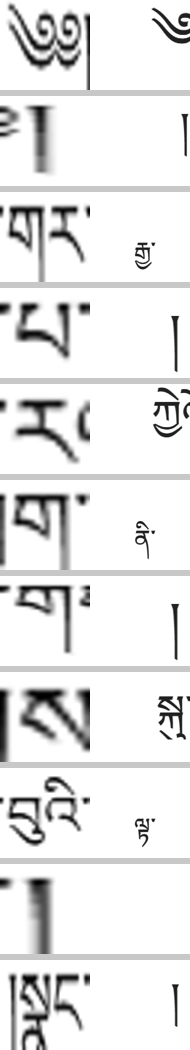
%> input picture scratch/alignment_spotcheck_v2.png, 190 x 1050 px
$ octave --eval "result = augment_glyph_old(imread('../alignment_spotcheck_v2.png'));"   (GNU Octave 9; MATLAB toolbox functions it lacks are replaced by stand-ins)
%> lines starting %> are read from the running program, lines starting %| are printed output that depends on the picture; in (x1, y1, x2, y2) boxes, pixels count from 0 and x2, y2 are one past the last pixel; in counts of white or black regions, pixels touching at a corner belong together; the program's own positions count from 1
function out = augment_glyph_old(img)
%AUGMENT_GLYPH Random augmentation of one glyph crop for contrastive
%learning: small rotation, translation, scale jitter, and stroke-width
%(erosion/dilation) jitter, chosen to mimic the kinds of variation real
%scan noise actually produces (slightly bolder/fainter ink, imprecise
%crop boundaries, minor skew) without changing the glyph's identity.
%
%   IMG is HxW, double, in [0,1] with background ~1 (light) and ink ~0
%   (dark), matching load_crop_dataset's convention.

[h, w] = size(img);
%> h = 1050; w = 190

% Work in "ink-positive" space (background=0, ink=1) so every geometric
% transform below can fill exposed edges with 0 and get a correct white
% background, instead of the black corners a fill of 0 would produce in
% the original background=1 convention.
ink = 1 - img;
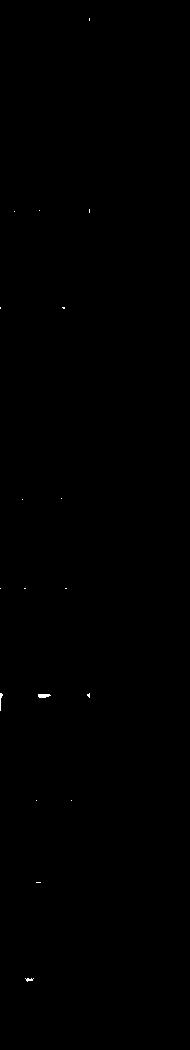
%> ink: size 1050x190 uint8; values 0 (black) and 1 (white), 0.06% white in thin lines or dots, all inside (x1, y1, x2, y2) = (0, 18, 90, 982)

% Small rotation.
angle = (rand() - 0.5) * 16; % +/- 8 deg
ink = imrotate(ink, angle, 'bilinear', 'crop');
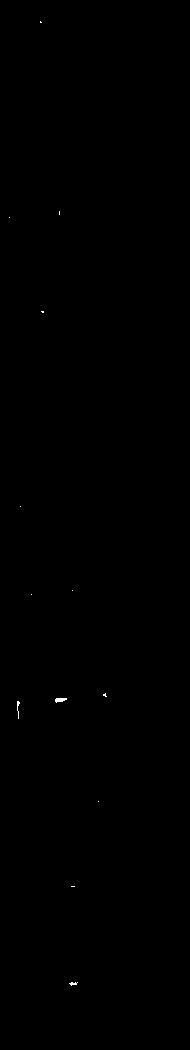
%> ink: size 1050x190 uint8; values 0 (black) and 1 (white), 0.06% white in thin lines or dots, all inside (x1, y1, x2, y2) = (9, 21, 107, 986)

% Small translation.
dx = (rand() - 0.5) * 0.15 * w;
dy = (rand() - 0.5) * 0.15 * h;
ink = imtranslate(ink, [dx, dy], 'FillValues', 0);
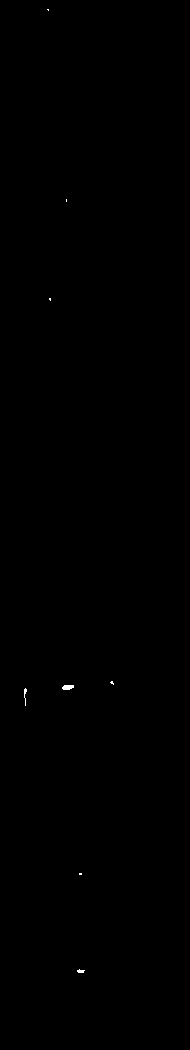
%> ink: size 1050x190 uint8; values 0 (black) and 1 (white), 0.06% white; 8 white regions (5 under 20 px), largest, box (x1, y1, x2, y2) and area: (62, 685, 74, 690) 50, (24, 688, 27, 706) 26, (77, 969, 85, 973) 22

% Small scale jitter, then re-center back to the original canvas size.
scale = 1 + (rand() - 0.5) * 0.2; % 0.9x - 1.1x
resized = imresize(ink, scale);
%> resized: size 1000x181 uint8; values 0 (black) and 1 (white), 0.06% white; 8 white regions (5 under 20 px), largest, box (x1, y1, x2, y2) and area: (59, 652, 71, 657) 49, (23, 655, 26, 672) 25, (73, 923, 81, 927) 20
ink = center_pad_or_crop(resized, h, w);

% Stroke-width jitter: randomly thicken or thin the ink a little.
r = randi([0, 1]);
if r == 1
    if rand() < 0.5
        ink = imdilate(ink, strel('disk', 1));
    else
        ink = imerode(ink, strel('disk', 1));
    end
end

ink = max(0, min(1, ink));
out = 1 - ink;
end

function out = center_pad_or_crop(img, h, w)
%> called with h = 1050, w = 190
[ih, iw] = size(img);
%> ih = 1000; iw = 181
canvas = zeros(h, w);

if ih <= h
    r0 = floor((h - ih) / 2) + 1;
%> r0 = 26
    rSrc = 1:ih;
%> rSrc = 1000 values from 1 to 1000
    rDst = r0:r0 + ih - 1;
%> rDst = 1000 values from 26 to 1025
else
    c0 = floor((ih - h) / 2) + 1;
    rSrc = c0:c0 + h - 1;
    rDst = 1:h;
end

if iw <= w
    c0 = floor((w - iw) / 2) + 1;
%> c0 = 5
    cSrc = 1:iw;
%> cSrc = 181 values from 1 to 181
    cDst = c0:c0 + iw - 1;
else
    c0 = floor((iw - w) / 2) + 1;
    cSrc = c0:c0 + w - 1;
    cDst = 1:w;
end

canvas(rDst, cDst) = img(rSrc, cSrc);
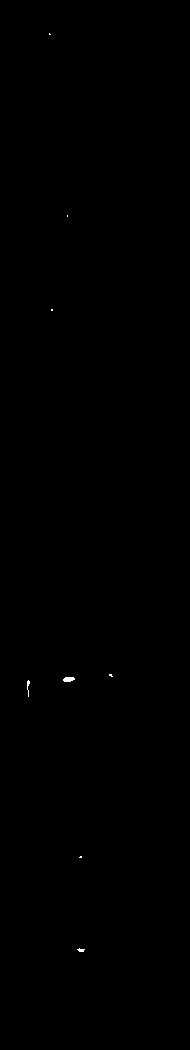
%> canvas: size 1050x190 double; values 0 (black) and 1 (white), 0.06% white; 8 white regions (5 under 20 px), largest, box (x1, y1, x2, y2) and area: (63, 677, 75, 682) 49, (27, 680, 30, 697) 25, (77, 948, 85, 952) 20
out = canvas;
end
%> in augment_glyph_old, `ink = imdilate(ink, strel('disk', 1));`:
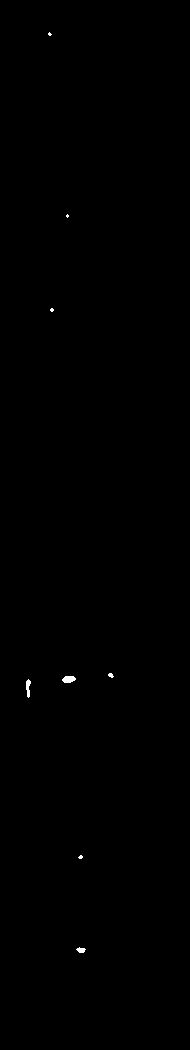
%> ink: size 1050x190 double; values 0 (black) and 1 (white), 0.12% white; 8 white regions (4 under 20 px), largest, box (x1, y1, x2, y2) and area: (62, 676, 76, 683) 77, (26, 679, 31, 698) 61, (76, 947, 86, 953) 39, (108, 673, 114, 678) 20
